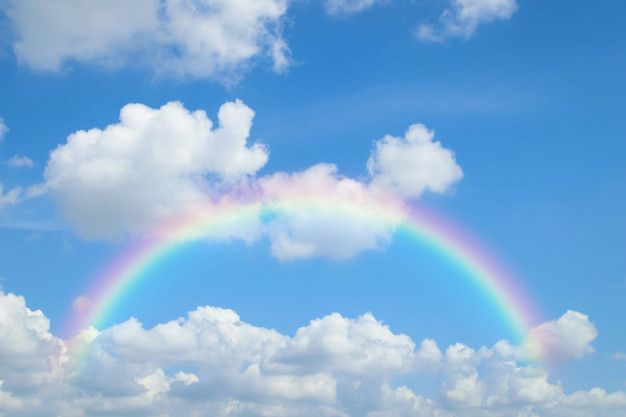
#> input picture XuLyAnh/sky.jpg, 626 x 417 px
$ python otsu.py
#> lines starting #> are read from the running program, lines starting #| are printed output that depends on the picture; after the words box and inside, x2 and y2 are one past the last pixel; in counts of white or black regions, pixels touching at a corner belong together
#> further down, img is the input picture: shape (417, 626, 3); mean B, G, R 216.2, 174.9, 129
import cv2
from matplotlib import pyplot as plt

def otsu_thresholding(image):

    gray_image = cv2.cvtColor(image, cv2.COLOR_BGR2GRAY)
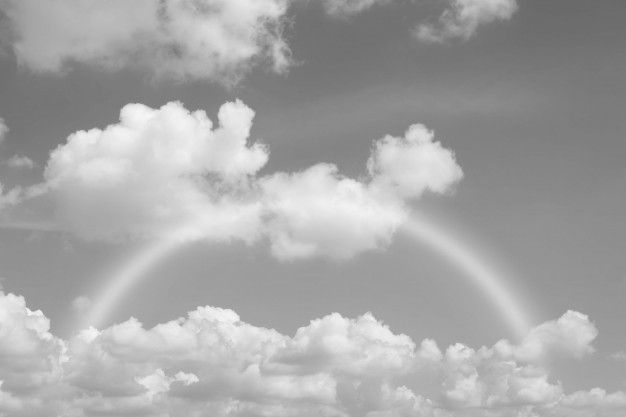
#> gray_image: shape (417, 626); min 104, max 254, mean 165.9


    _, thresholded_image = cv2.threshold(gray_image, 0, 255, cv2.THRESH_BINARY + cv2.THRESH_OTSU)
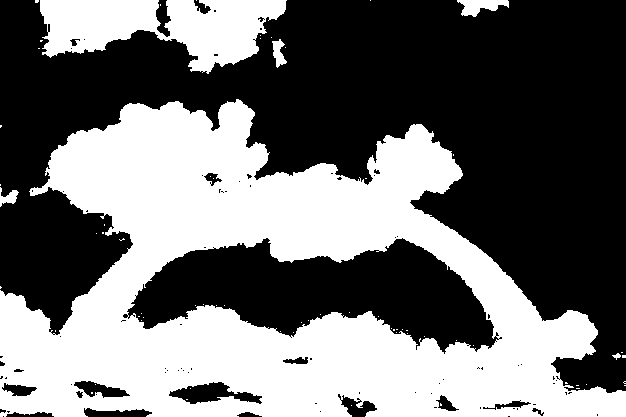
#> thresholded_image: shape (417, 626); 43.8% white; 67 white regions (61 under 20 px), largest, box (x1, y1, x2, y2) and area: (0, 99, 626, 417) 102386, (40, 0, 287, 74) 10854, (457, 0, 509, 17) 514, (272, 39, 287, 68) 234, (0, 187, 19, 207) 180, (612, 353, 621, 360) 31

    return thresholded_image

# Đọc ảnh đầu vào
img_path = 'sky.jpg'
img = cv2.imread(img_path)

# Áp dụng phân ngưỡng Otsu
otsu_img = otsu_thresholding(img)

# Hiển thị ảnh gốc và ảnh đã xử lý bằng phương pháp Otsu
plt.subplot(121), plt.imshow(cv2.cvtColor(img, cv2.COLOR_BGR2RGB)), plt.title('Original Image')
plt.subplot(122), plt.imshow(otsu_img, cmap='gray'), plt.title('Otsu Thresholding')
plt.show()
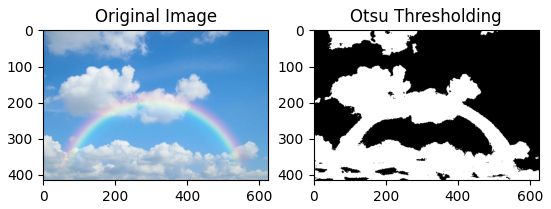
#> figure drawn by matplotlib, 2 panels
